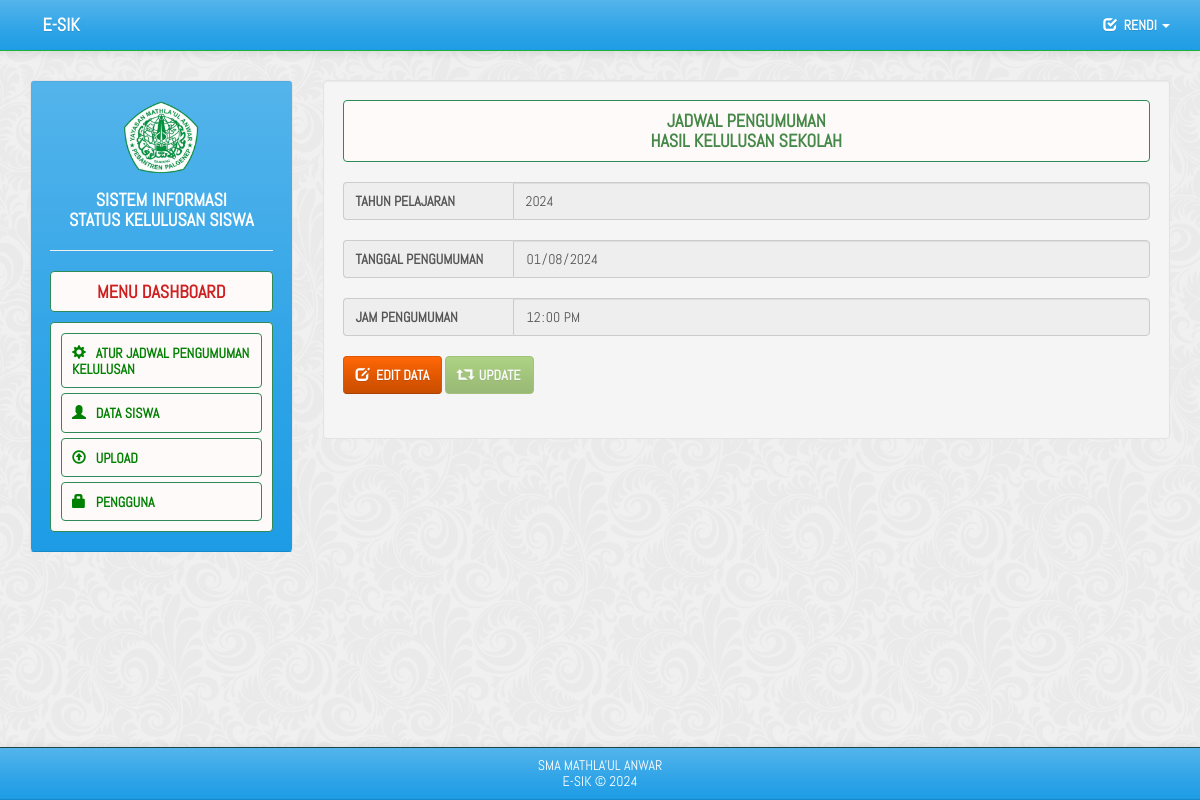
Page /admin/profil (signed in) on the committed database.
### tables this page shows
CREATE TABLE `tbl_profil` (
  `id_profil` int(10) NOT NULL,
  `nm_sekolah` varchar(200) NOT NULL,
  `nm_aplikasi` varchar(200) NOT NULL,
  `tahun` year(4) NOT NULL,
  `tgl_pengumuman` datetime NOT NULL
);

### admin/profil.php (the view, shortened to what this page needs)
<div class="well">
    <div class=" alert alert-dismissable alert-success">
        <h4 align="center"><b>JADWAL PENGUMUMAN</br>HASIL KELULUSAN SEKOLAH</b></h4>
    </div>
    <form class="form-horizontal" method="post">
        <?php
        include('../controller/config.php');
        $q = mysqli_query($koneksi, "SELECT * from tbl_profil where id_profil='1'");
        while ($r = mysqli_fetch_array($q)) {
        ?>
            <div class="input-group">
                <span class="input-group-addon" id="basic-addon1" style="min-width: 170px; text-align: left;"><b>TAHUN PELAJARAN</b></span>
                <input type="number" class="form-control" name="tahun" min="2021" max="2030" value="<?php echo $r['tahun']; ?>" readonly size="50" style="text-align: left;">
            </div>
            <div class="input-group">
                <span class="input-group-addon" id="basic-addon1" style="min-width: 170px; text-align: left;"><b>TANGGAL PENGUMUMAN</b></span>
                <input type="date" class="form-control" name="cfgTanggal" value="<?= date('Y-m-d', strtotime($r['tgl_pengumuman'])) ?>" readonly size="50" style="text-align: left;">
            </div>
            <div class="input-group">
                <span class="input-group-addon" id="basic-addon1" style="min-width: 170px; text-align: left;"><b>JAM PENGUMUMAN</b></span>
                <input type="time" class="form-control" name="cfgJam" value="<?= date('H:i', strtotime($r['tgl_pengumuman'])) ?>" readonly size="50" style="text-align: left;">
            </div>
            <div class="form-group">
                <p align="left">
                    <button type="button" id="btEnable" class="btn btn-warning"><span class="glyphicon glyphicon-edit" aria-hidden="true"></span>&nbsp; <b>EDIT DATA</b></button>
                    <button type="submit" name="submit" class="btn btn-success" disabled="disabled"><span class="glyphicon glyphicon-retweet" aria-hidden="true"></span>&nbsp; <b>UPDATE</b></button>
                </p>
            </div>
        <?php
        }
        ?>
    </form>
</div>
<br>
<br>
<br>

### admin/adm-header.php (shortened to what this page needs)
<!DOCTYPE html>
<html lang="en">
<head>
    <link rel="stylesheet" href="../css/bootstrap.css">
    <link rel="stylesheet" href="../css/bootswatch.min.css">
    <link rel="stylesheet" href="../css/jasny-bootstrap.min.css">
</head>
<body style="background: url('../images/bg.png') repeat;">
    <div class="navbar navbar-inverse navbar-fixed-top btn-primary" >
        <div class="container">
            <div class="navbar-header">
                <?php
                require "../controller/config.php";
                $p = mysqli_query($koneksi, "SELECT * FROM tbl_profil WHERE  id_profil='1'");
                while ($data = mysqli_fetch_array($p)) {
                    echo '<span class="navbar-brand"><b>&nbsp&nbsp ' . $data['nm_aplikasi'] . '</b></span>';
                }
                ?>
            </div>
            <div class="navbar-collapse collapse" id="navbar-main">
                <ul class="nav navbar-nav navbar-right">
                    <li class="dropdown">
                        <a href="#" class="dropdown-toggle" data-toggle="dropdown" role="button" aria-expanded="true" style="text-transform: uppercase;">
                            <span class='glyphicon glyphicon-check' aria-hidden='true'></span>&nbsp; <b><?php echo $_SESSION['username']; ?> </b><span class="caret"></span>
                        </a>
                    </li>
                </ul>
            </div>
        </div>
    </div>

### controller/footer.php
<div class="navbar navbar-inverse navbar-fixed-bottom btn-primary">
    <?php
    require "config.php";
    $p = mysqli_query($koneksi, "SELECT * FROM tbl_profil WHERE  id_profil='1'");
    while ($data = mysqli_fetch_array($p)) {
        echo '<h5 align="center" style="color:#ffff;">' . $data['nm_sekolah'] . '</br>' . $data['nm_aplikasi'] . ' &copy ' . $data['tahun'] . '</h5>';
    }
    ?>
</div>

### rows in the picture
tbl_profil: nm_aplikasi "E-SIK", tahun "2024", cfgTanggal "01/08/2024", cfgJam "12:00", nm_sekolah "SMA MATHLA'UL ANWAR"

### other values in the picture
$_SESSION['username'] "RENDI"
